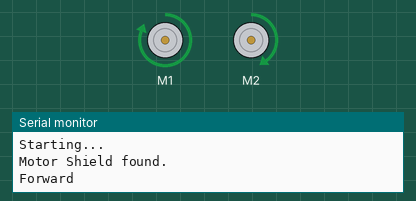
This sketch was run on a simulated Arduino Uno, built with avr-gcc and run on an emulated ATmega328P. Shown: 2 × DC motor (green arrow = forward, orange = backward, longer = faster), the last lines printed to the serial monitor.

Above: at 0.5 s.
At 1.2 s:
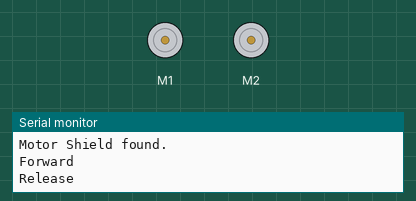
At 6.0 s:
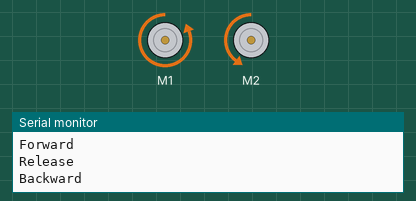
Timing chart, 0 to 8.1 s (numbered marks = the images above):
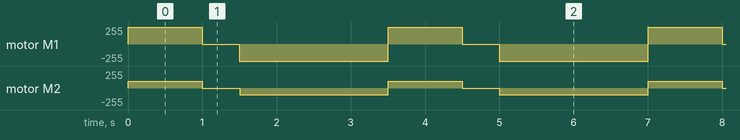

The sketch:

motor_test.ino
```cpp
#include <Adafruit_MotorShield.h>

// Create the motor shield object with the default I2C address
Adafruit_MotorShield AFMS = Adafruit_MotorShield();

Adafruit_DCMotor *motor_1 = AFMS.getMotor(1);
Adafruit_DCMotor *motor_2 = AFMS.getMotor(2);


void setup() {
  // Initialize serial for output.
  Serial.begin(115200);
  Serial.println("Starting...");

  if (!AFMS.begin()) {         // create with the default frequency 1.6KHz
    Serial.println("Could not find Motor Shield. Check wiring.");
    while (1);
  }
  Serial.println("Motor Shield found.");

  motor_1->setSpeed(255);
  motor_2->setSpeed(100);
}

void loop() {
  Serial.println("Forward");
  motor_1->run(FORWARD);
  motor_2->run(FORWARD);
  delay(1000);
  Serial.println("Release");
  motor_1->run(RELEASE);
  motor_2->run(RELEASE);
  delay(500);
  Serial.println("Backward");
  motor_1->run(BACKWARD);
  motor_2->run(BACKWARD);
  delay(2000);

}
```

Measured:
- by itself, motor M1: repeats every 3.5 s: stopped 0.50 s, backward 255/255 2.0 s, forward 255/255 1.0 s
- by itself, motor M2: repeats every 3.5 s: stopped 0.50 s, backward 100/255 2.0 s, forward 100/255 1.0 s
